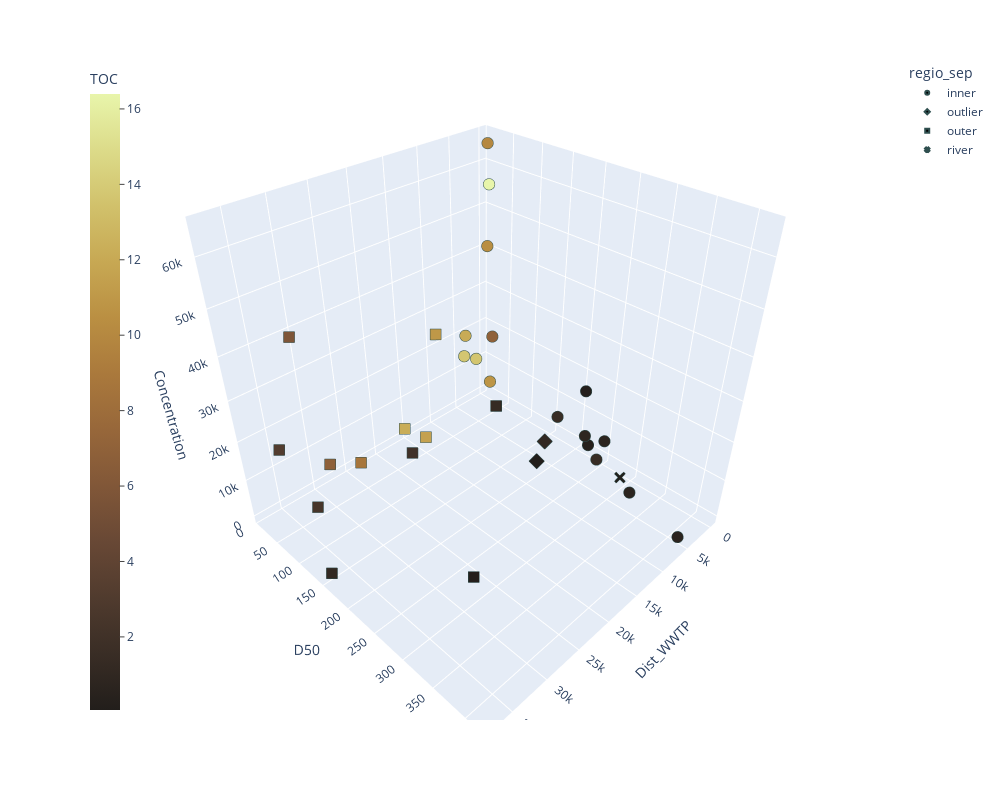

Here is the notebook cell this chart was saved with:
### Code cell
import plotly.express as px
fig = px.scatter_3d(mp_added_sed_sdd, x='Dist_WWTP', y='D50', z='Concentration',
                    color='TOC', symbol='regio_sep', hover_name="Sample",
                    color_continuous_scale=px.colors.sequential.turbid_r)

# resize markers
fig.update_traces(marker=dict(size=4,
                              line=dict(width=2,
                                        color='DarkSlateGrey')),
                  selector=dict(mode='markers'))

# change size and move colorbar
fig.update_layout(autosize=False, width=1000, height=800,
                  coloraxis_colorbar=dict(yanchor="top", y=1, x=0, ticks="outside"))
fig.show()

### Figure 1 — Plotly figure (JSON) as saved in the notebook; plotly's stock layout.template omitted (floating-point values rounded to 4 significant figures)
{"data": [{"hovertemplate": "<b>%{hovertext}</b><br><br>regio_sep=inner<br>Dist_WWTP=%{x}<br>D50=%{y}<br>Concentration=%{z}<br>TOC=%{marker.color}<extra></extra>", "hovertext": ["Schlei_S10", "Schlei_S10_15cm", "Schlei_S11", "Schlei_S13", "Schlei_S15", "Schlei_S16", "Schlei_S17", "Schlei_S1_15cm", "Schlei_S2", "Schlei_S2_15cm", "Schlei_S3", "Schlei_S4", "Schlei_S4_15cm", "Schlei_S6", "Schlei_S7", "Schlei_S8"], "legendgroup": "inner", "marker": {"color": [0.3995, 0.1685, 10.82, 6.931, 0.64, 12.15, 0.6665, 13.7, 1.402, 0.623, 13.63, 0.818, 1.51, 10.4, 9.973, 16.4], "coloraxis": "coloraxis", "line": {"color": "DarkSlateGrey", "width": 2}, "size": 4, "symbol": "circle"}, "mode": "markers", "name": "inner", "scene": "scene", "showlegend": true, "type": "scatter3d", "x": [27.5, 27.5, 750, 1605, 3455, 4729, 5643, 4490, 2468, 2468, 2068, 1497, 1497, 974, 1006, 211], "y": [221.5, 209.5, 28.55, 42.2, 323.5, 19.9, 416.5, 13.65, 257, 267, 12.5, 226, 174.5, 24.65, 25.25, 19.65], "z": [1224, 15667, 4716, 19606, 820, 20622, 784, 14209, 2776, 8992, 11433, 5808, 6819, 41800, 65185, 55676]}, {"hovertemplate": "<b>%{hovertext}</b><br><br>regio_sep=outlier<br>Dist_WWTP=%{x}<br>D50=%{y}<br>Concentration=%{z}<br>TOC=%{marker.color}<extra></extra>", "hovertext": ["Schlei_S14", "Schlei_S19"], "legendgroup": "outlier", "marker": {"color": [1.05, 0.0615], "coloraxis": "coloraxis", "line": {"color": "DarkSlateGrey", "width": 2}, "size": 4, "symbol": "diamond"}, "mode": "markers", "name": "outlier", "scene": "scene", "showlegend": true, "type": "scatter3d", "x": [2933, 6836], "y": [166, 188], "z": [144, 224]}, {"hovertemplate": "<b>%{hovertext}</b><br><br>regio_sep=outer<br>Dist_WWTP=%{x}<br>D50=%{y}<br>Concentration=%{z}<br>TOC=%{marker.color}<extra></extra>", "hovertext": ["Schlei_S20", "Schlei_S21", "Schlei_S22", "Schlei_S23", "Schlei_S24", "Schlei_S25", "Schlei_S26", "Schlei_S27", "Schlei_S29", "Schlei_S30", "Schlei_S31", "Schlei_S32"], "legendgroup": "outer", "marker": {"color": [1.306, 11.0, 11.55, 12.22, 1.979, 8.713, 0.1885, 6.883, 5.779, 2.388, 1.108, 3.165], "coloraxis": "coloraxis", "line": {"color": "DarkSlateGrey", "width": 2}, "size": 4, "symbol": "square"}, "mode": "markers", "name": "outer", "scene": "scene", "showlegend": true, "type": "scatter3d", "x": [6230, 9723, 14087, 15662, 17538, 24017, 26567, 28534, 31509, 32502, 37475, 36158], "y": [100, 15.35, 38.5, 11.2, 51.5, 23.05, 278, 22.2, 27.05, 48, 152.5, 49.45], "z": [8020, 24400, 803, 2409, 713, 1792, 96, 5952, 40896, 690, 205, 20313]}, {"hovertemplate": "<b>%{hovertext}</b><br><br>regio_sep=river<br>Dist_WWTP=%{x}<br>D50=%{y}<br>Concentration=%{z}<br>TOC=%{marker.color}<extra></extra>", "hovertext": ["Schlei_S5"], "legendgroup": "river", "marker": {"color": [0.1235], "coloraxis": "coloraxis", "line": {"color": "DarkSlateGrey", "width": 2}, "size": 4, "symbol": "x"}, "mode": "markers", "name": "river", "scene": "scene", "showlegend": true, "type": "scatter3d", "x": [1602], "y": [293], "z": [64]}], "layout": {"autosize": false, "coloraxis": {"colorbar": {"ticks": "outside", "title": {"text": "TOC"}, "x": 0, "y": 1, "yanchor": "top"}, "colorscale": [[0, "rgb(34, 30, 27)"], [0.09091, "rgb(57, 45, 37)"], [0.1818, "rgb(80, 59, 46)"], [0.2727, "rgb(104, 72, 53)"], [0.3636, "rgb(129, 87, 56)"], [0.4545, "rgb(151, 103, 58)"], [0.5455, "rgb(170, 121, 60)"], [0.6364, "rgb(186, 143, 66)"], [0.7273, "rgb(199, 168, 83)"], [0.8182, "rgb(209, 193, 107)"], [0.9091, "rgb(220, 219, 137)"], [1, "rgb(232, 245, 171)"]]}, "height": 800, "legend": {"title": {"text": "regio_sep"}, "tracegroupgap": 0}, "margin": {"t": 60}, "scene": {"domain": {"x": [0, 1], "y": [0, 1]}, "xaxis": {"title": {"text": "Dist_WWTP"}}, "yaxis": {"title": {"text": "D50"}}, "zaxis": {"title": {"text": "Concentration"}}}, "width": 1000}}
